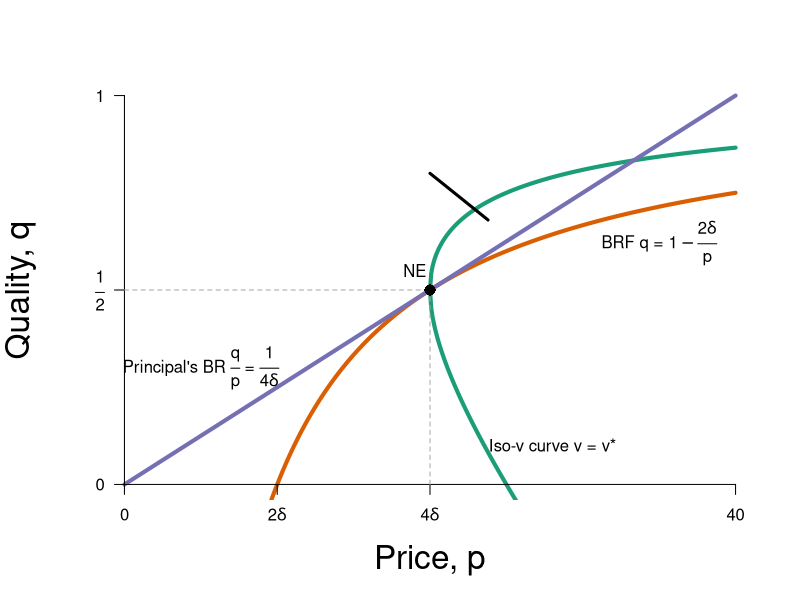

Write R code to recreate this figure. (Note: this script raises an error after producing the figure.)
require(ggplot2)
require(shape)
pdf(file = "brf.pdf", width = 9, height = 6)
brfFn <- function(p, delta = 5) {
  1 - (2 * delta) /p
}

isovhigh <- function(p, delta = 5, v = 20){
  (sqrt(p^2 - 4 * delta * v) - p + 2*v)/( 2 * v )
}

isovlow <- function(p, delta = 5, v = 20){
  (-sqrt(p^2 - 4 * delta * v) - p + 2*v)/( 2 * v )
}

solowCondition <- function(p, delta = 5){
  (p*(1/(8*delta)))
}

COL <- c("#1B9E77", "#D95F02", "#7570B3", "#E7298A", "#66A61E", "#E6AB02", "#A6761D", "#666666")
par(mar =  c(5, 5, 4, 2))
xlims <- c(0, 40)
ylims <- c(0, 1)


plot(0, 0, xlim = xlims, ylim = ylims, type = "n",
     xlab = expression(paste("Price, ", p)),
     ylab = expression(paste("Quality, ", q)),
     xaxt = "n", yaxt = "n", cex.lab = 2, bty = "n")

npts <- 500 
npts2 <- 501
xx1 <- seq(xlims[1], xlims[2], length.out = npts)
xx2 <- seq(xlims[2], length.out = npts)
xx3 <- seq(xlims[1], xlims[2], length.out = npts2)
#yy1 <- isovhigh(xx3, delta = 5, v = 20)
lines(xx1, brfFn(xx1), col = COL[2], lwd = 4)
lines(xx3, isovhigh(xx3, delta = 5), col = COL[1], lwd = 4)
lines(xx3, isovlow(xx3, delta = 5), col = COL[1], lwd = 4)
lines(xx1, solowCondition(xx1, delta = 5), col = COL[3], lwd = 4)

#Pareto improving lens
xplens <- seq(20, 24.6282, 0.01)
yplens <- seq(0.5, 0.616705, 0.01)
#polygon(c(xx3, rev(xx3)), c(yy1, rev(yy1)),  col = "black", density=NULL, border = NA)
#polygon( c(xplens, rev(xplens[1])), c(yplens, rev(yplens[1])), col = COL[3], density = NULL, border = NA)
# polygon(c(isovhigh, solowCondition), c(), col = COL[2], density=NULL, border = NA)
# polygon(c(xx1, xlims[1]), c(yy1, rev(yy1)[1]), col = COL[2], density=NULL, border = NA)

ticksy <- c(0, 0.5, 1)
ylabels <- c(0, expression(paste(frac(1,2))), 1)
ticksx <- c(0, 10, 20, 40)
xlabels <- c(0, expression(paste(2*delta)), expression(paste(4*delta)), 40)
axis(1, at = ticksx, pos = 0, labels = xlabels)
axis(2, at = ticksy, pos = 0, labels = ylabels, las = 1)

#Annotation of the three graphs and the NE
text(5, 0.3, expression(paste("Principal's BR ", frac(q, p) ," = ", frac(1, 4*delta))))
text(35, 0.62, expression(paste("BRF q = ", 1 - frac(2*delta, p))))
text(28, 0.1, expression(paste("Iso-v curve v = ", v,"*")))
text(19, 0.55, expression(paste("NE")))

#Lines for the coordinates of the Nash equilbrium
segments(20, 0, 20, 0.5, lty = 2, col = "darkgray")
segments(0, 0.5, 20, 0.5, lty = 2, col = "darkgray")

#Add a point for the NE
points(20, 0.5, pch = 16, col = "black", cex = 1.5)

#Arrow to Pareto-improving Lens
Arrows(20, 0.8, 23.8, 0.68, col = "black", lty = 1, lwd = 3, angle = 30)
text(20, 0.815, expression(paste("Pareto-Improving Lens")))

dev.off()
